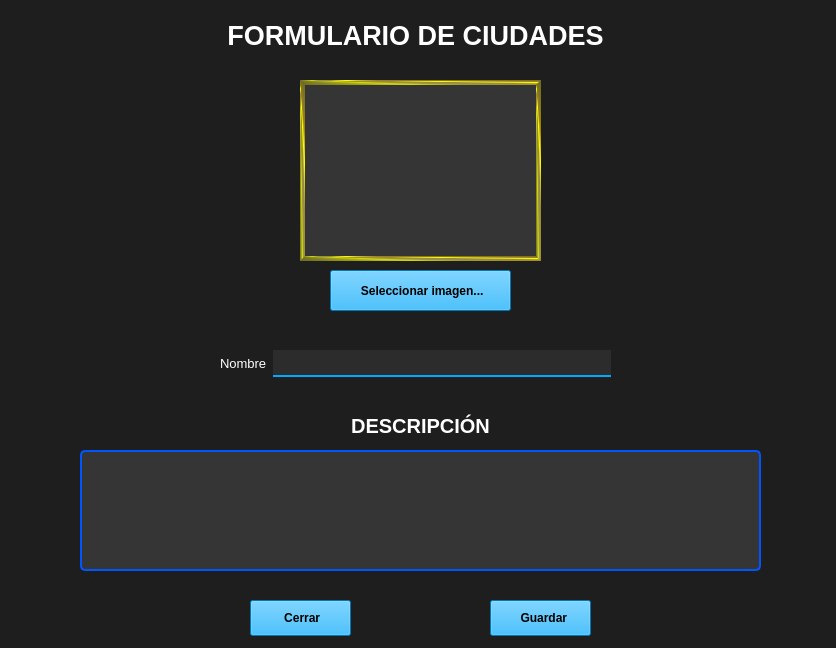
<?xml version="1.0" encoding="UTF-8"?>
<ui version="4.0">
 <class>agregarCiudades</class>
 <widget class="QWidget" name="agregarCiudades">
  <property name="windowModality">
   <enum>Qt::WindowModality::WindowModal</enum>
  </property>
  <property name="geometry">
   <rect>
    <x>0</x>
    <y>0</y>
    <width>836</width>
    <height>648</height>
   </rect>
  </property>
  <property name="maximumSize">
   <size>
    <width>836</width>
    <height>648</height>
   </size>
  </property>
  <property name="windowTitle">
   <string>Ciudades</string>
  </property>
  <property name="windowIcon">
   <iconset>
    <normaloff>../recursos/img/ciudades.png</normaloff>../recursos/img/ciudades.png</iconset>
  </property>
  <property name="styleSheet">
   <string notr="true">background-color: rgb(30, 30, 30);
color: rgb(255, 255, 255);</string>
  </property>
  <widget class="QLabel" name="label">
   <property name="geometry">
    <rect>
     <x>10</x>
     <y>20</y>
     <width>811</width>
     <height>31</height>
    </rect>
   </property>
   <property name="font">
    <font>
     <pointsize>20</pointsize>
     <bold>true</bold>
    </font>
   </property>
   <property name="styleSheet">
    <string notr="true">color: rgb(255, 255, 255);</string>
   </property>
   <property name="text">
    <string>FORMULARIO DE CIUDADES</string>
   </property>
   <property name="alignment">
    <set>Qt::AlignmentFlag::AlignCenter</set>
   </property>
  </widget>
  <widget class="QPushButton" name="seleccionarImagen">
   <property name="geometry">
    <rect>
     <x>330</x>
     <y>270</y>
     <width>181</width>
     <height>41</height>
    </rect>
   </property>
   <property name="font">
    <font>
     <bold>true</bold>
    </font>
   </property>
   <property name="styleSheet">
    <string notr="true">color: rgb(0, 0, 0);
background-color: rgb(0, 170, 255);</string>
   </property>
   <property name="text">
    <string> Seleccionar imagen...</string>
   </property>
   <property name="icon">
    <iconset>
     <normaloff>../recursos/iconos/ic_imagen.png</normaloff>../recursos/iconos/ic_imagen.png</iconset>
   </property>
   <property name="iconSize">
    <size>
     <width>28</width>
     <height>28</height>
    </size>
   </property>
  </widget>
  <widget class="QLabel" name="img_ciudad">
   <property name="geometry">
    <rect>
     <x>300</x>
     <y>80</y>
     <width>241</width>
     <height>181</height>
    </rect>
   </property>
   <property name="styleSheet">
    <string notr="true">background-color: rgb(53, 53, 53);
border: 5px solid qconicalgradient(cx:0, cy:0, angle:135, stop:0 rgba(255, 255, 0, 69), stop:0.375 rgba(255, 255, 0, 69), stop:0.423533 rgba(251, 255, 0, 145), stop:0.45 rgba(247, 255, 0, 208), stop:0.477581 rgba(255, 244, 71, 130), stop:0.518717 rgba(255, 218, 71, 130), stop:0.55 rgba(255, 255, 0, 255), stop:0.57754 rgba(255, 203, 0, 130), stop:0.625 rgba(255, 255, 0, 69), stop:1 rgba(255, 255, 0, 69));</string>
   </property>
   <property name="text">
    <string/>
   </property>
  </widget>
  <widget class="QWidget" name="formLayoutWidget">
   <property name="geometry">
    <rect>
     <x>220</x>
     <y>350</y>
     <width>391</width>
     <height>27</height>
    </rect>
   </property>
   <layout class="QFormLayout" name="formLayout">
    <property name="bottomMargin">
     <number>0</number>
    </property>
    <item row="0" column="0">
     <widget class="QLabel" name="nombreLabel">
      <property name="font">
       <font>
        <pointsize>10</pointsize>
       </font>
      </property>
      <property name="text">
       <string>Nombre</string>
      </property>
     </widget>
    </item>
    <item row="0" column="1">
     <widget class="QLineEdit" name="nombreLineEdit">
      <property name="sizePolicy">
       <sizepolicy hsizetype="Expanding" vsizetype="Expanding">
        <horstretch>0</horstretch>
        <verstretch>0</verstretch>
       </sizepolicy>
      </property>
      <property name="font">
       <font>
        <pointsize>10</pointsize>
       </font>
      </property>
      <property name="styleSheet">
       <string notr="true">color: rgb(255, 255, 255);
background-color: rgb(44, 44, 44);
border-bottom: 2px solid rgb(0, 170, 255);
border-left:none;
border-right:none;
border-top:none;
padding-left:5px;
padding-right:5px;</string>
      </property>
      <property name="alignment">
       <set>Qt::AlignmentFlag::AlignLeading|Qt::AlignmentFlag::AlignLeft|Qt::AlignmentFlag::AlignVCenter</set>
      </property>
     </widget>
    </item>
   </layout>
  </widget>
  <widget class="QPlainTextEdit" name="desc_ciudad">
   <property name="geometry">
    <rect>
     <x>80</x>
     <y>450</y>
     <width>681</width>
     <height>121</height>
    </rect>
   </property>
   <property name="font">
    <font>
     <pointsize>10</pointsize>
    </font>
   </property>
   <property name="styleSheet">
    <string notr="true">color: rgb(255, 255, 255);
background-color: rgb(53, 53, 53);
border:2px solid rgb(0, 85, 255);
border-radius: 5px</string>
   </property>
  </widget>
  <widget class="QPushButton" name="guardarCiudad">
   <property name="geometry">
    <rect>
     <x>490</x>
     <y>600</y>
     <width>101</width>
     <height>36</height>
    </rect>
   </property>
   <property name="font">
    <font>
     <bold>true</bold>
    </font>
   </property>
   <property name="styleSheet">
    <string notr="true">color: rgb(0, 0, 0);
background-color: rgb(0, 170, 255);</string>
   </property>
   <property name="text">
    <string>  Guardar</string>
   </property>
   <property name="icon">
    <iconset>
     <normaloff>../recursos/iconos/ic_guardar.png</normaloff>../recursos/iconos/ic_guardar.png</iconset>
   </property>
  </widget>
  <widget class="QPushButton" name="cerrar">
   <property name="geometry">
    <rect>
     <x>250</x>
     <y>600</y>
     <width>101</width>
     <height>36</height>
    </rect>
   </property>
   <property name="font">
    <font>
     <bold>true</bold>
    </font>
   </property>
   <property name="styleSheet">
    <string notr="true">color: rgb(0, 0, 0);
background-color: rgb(0, 170, 255);</string>
   </property>
   <property name="text">
    <string> Cerrar</string>
   </property>
   <property name="icon">
    <iconset>
     <normaloff>../recursos/iconos/cerrar.png</normaloff>../recursos/iconos/cerrar.png</iconset>
   </property>
   <property name="iconSize">
    <size>
     <width>20</width>
     <height>20</height>
    </size>
   </property>
  </widget>
  <widget class="QLabel" name="label_2">
   <property name="geometry">
    <rect>
     <x>80</x>
     <y>410</y>
     <width>681</width>
     <height>31</height>
    </rect>
   </property>
   <property name="font">
    <font>
     <pointsize>15</pointsize>
     <bold>true</bold>
    </font>
   </property>
   <property name="styleSheet">
    <string notr="true">color: white;</string>
   </property>
   <property name="text">
    <string>DESCRIPCIÓN</string>
   </property>
   <property name="alignment">
    <set>Qt::AlignmentFlag::AlignCenter</set>
   </property>
  </widget>
 </widget>
 <resources/>
 <connections>
  <connection>
   <sender>cerrar</sender>
   <signal>clicked()</signal>
   <receiver>agregarCiudades</receiver>
   <slot>close()</slot>
   <hints>
    <hint type="sourcelabel">
     <x>345</x>
     <y>615</y>
    </hint>
    <hint type="destinationlabel">
     <x>417</x>
     <y>323</y>
    </hint>
   </hints>
  </connection>
 </connections>
</ui>
